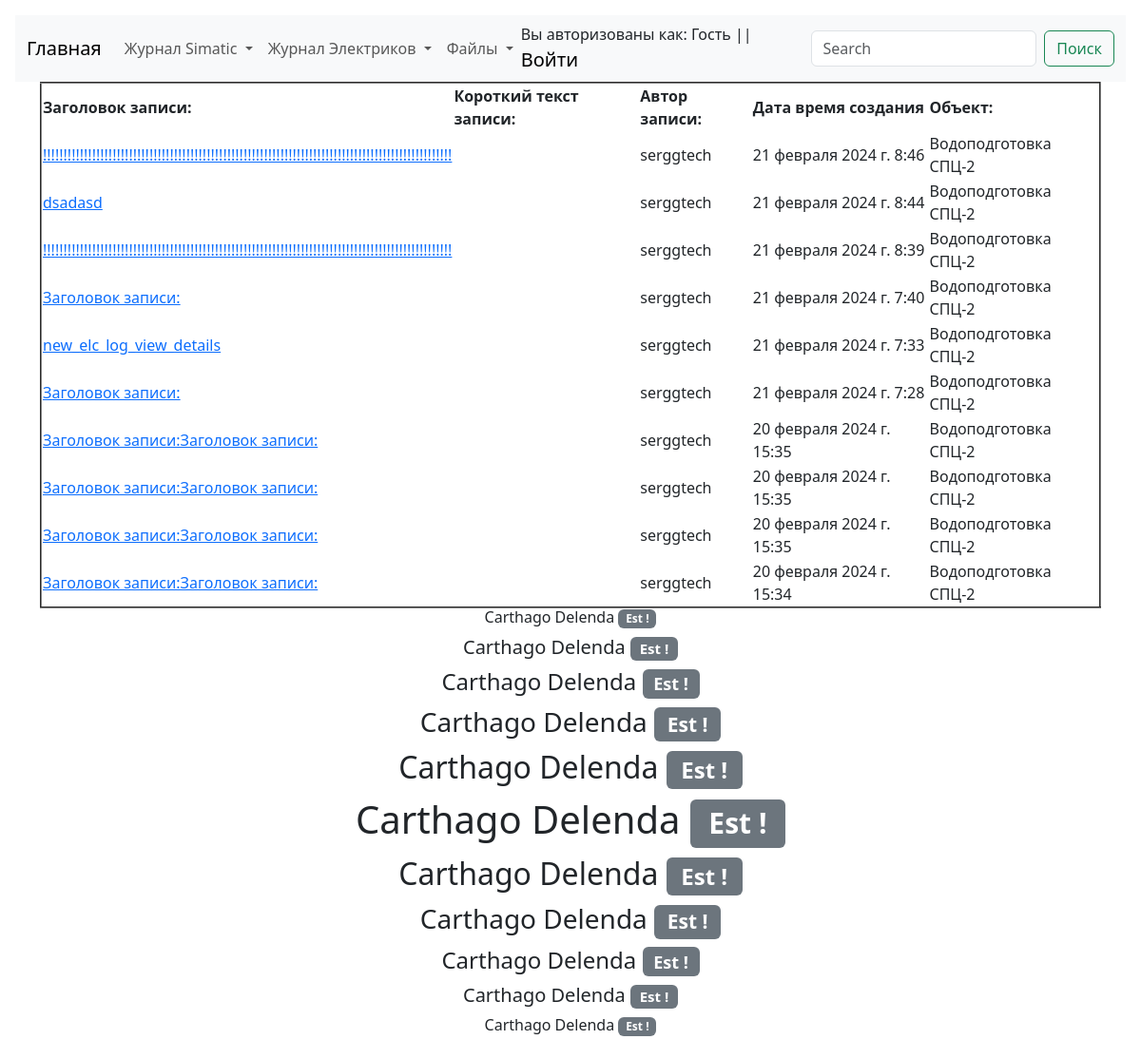
Before: /elc/elc_log_view with the older database file.
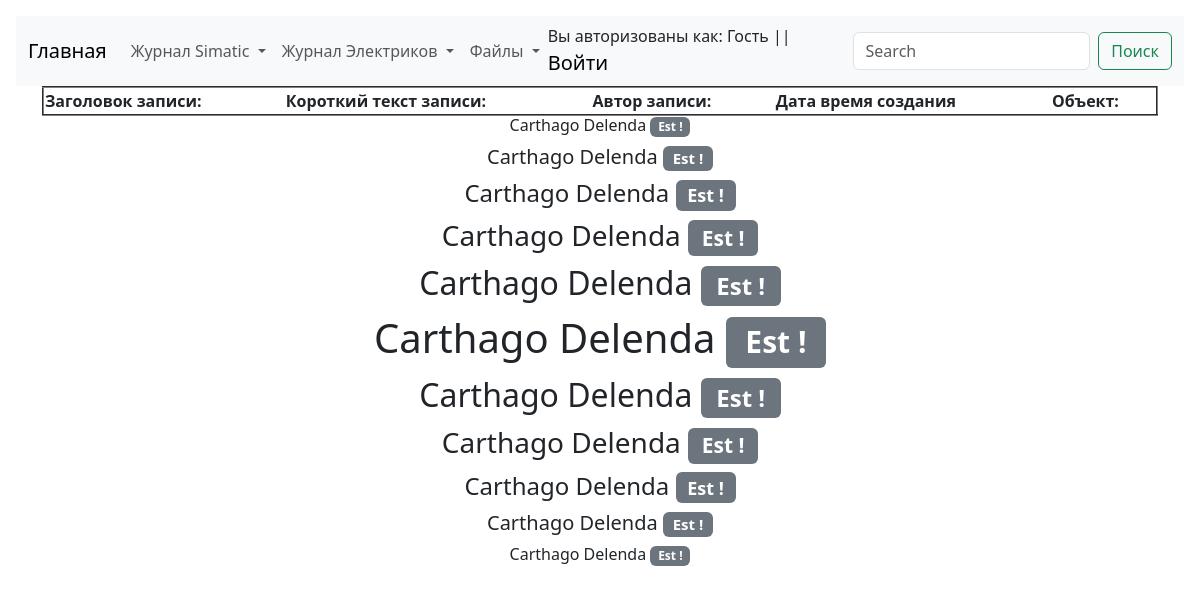
After: the same page with the newer database file.
### elc/models.py (models this page shows, shortened)
class ElcLog(models.Model):
    record_text_title = models.CharField(
        verbose_name="Заголовок записи", max_length=100
    )
    record_text_full = models.TextField(verbose_name="Текст записи", max_length=9999)
    record_author = models.CharField(verbose_name="Автор записи", max_length=100)
    record_data_create = models.DateTimeField(
        verbose_name="Дата создания записи", auto_now=True
    )
    record_object = models.ForeignKey(
        EncObject,
        related_name="elc_log_object",
        on_delete=models.CASCADE,
        blank=True,
        verbose_name="Объект",
    )
    record_electrical_room = models.ForeignKey(
        EncElectricalRoom,
        related_name="elc_log_electrical_room",
        on_delete=models.CASCADE,
        blank=True,
        verbose_name="Электропомещение",
    )
    record_mechanism = models.ForeignKey(
        EncMechanism,
        related_name="elc_log_mechanism",
        on_delete=models.CASCADE,
        blank=True,
        verbose_name="Механизм",
    )
    class Meta:
        verbose_name = "Запись Элекриков"
        verbose_name_plural = "Записи Элекриков"

### Enc_object/models.py (models this page shows, shortened)
class EncObject(models.Model):
    title = models.CharField(verbose_name="Объект", max_length=100)
    title_description = models.CharField(
        verbose_name="Описание объекта", max_length=100
    )
    slug = models.SlugField(max_length=50, unique=True)
    def __str__(self):
        return f"{self.title}"
    class Meta:
        verbose_name = "Объект"
        verbose_name_plural = "Объекты"

### elc/views.py (the view)
# urls.py: path("elc_log_view", elc_log_view, name="elc_log_view"),
def elc_log_view(request):
    all_electrical_log = ElcLog.objects.order_by("-id")[:10]
    return render(
        request,
        template_name="elc/log/log_view.html",
        context={
            "title": "Просмотр журнала",
            "all_electrical_log": all_electrical_log,
        },
    )

### elc/templates/elc/log/log_view.html
{% extends 'template_0.html' %}
{% block electrical_log_view %}
<table align="center" border="2px" width="100%">
    <tr>
        <th>Заголовок записи:</th>
        <th>Короткий текст записи:</th>
        <th>Автор записи:</th>
        <th>Дата время создания</th>
        <th>Объект:</th>
    </tr>
    {% for record in all_electrical_log %}
    <tr>
        <td>
            <a href="{% url 'new_elc_log_view_details' record.id %}" target="_blank">
                {{record.record_text_title }}</a>
        </td>
        <td>{{ record.record_text_description }}</td>
        <td>{{ record.record_author }}</td>
        <td>{{ record.record_data_create }}</td>
        <td>{{ record.record_object }}</td>
    </tr>
    {% endfor %}
</table>
{% endblock %}

Changed rows visible on the page:
removed ElcLog: record_text_title "!!!!!!!!!!!!!!!!!!!!!!!!!!!!!!!!!!!!!!!!!!!!!!!!!!!!!!!!!!!!!!!!!!!!!!!!!!!!!!!!!!!!!!!!!!!!!!!!!!!!", record_author "serggtech", record_data_create "21 февраля 2024 г. 8:46", record_object "Водоподготовка СПЦ-2"
removed ElcLog: record_text_title "dsadasd", record_author "serggtech", record_data_create "21 февраля 2024 г. 8:44", record_object "Водоподготовка СПЦ-2"
removed ElcLog: record_text_title "!!!!!!!!!!!!!!!!!!!!!!!!!!!!!!!!!!!!!!!!!!!!!!!!!!!!!!!!!!!!!!!!!!!!!!!!!!!!!!!!!!!!!!!!!!!!!!!!!!!!", record_author "serggtech", record_data_create "21 февраля 2024 г. 8:39", record_object "Водоподготовка СПЦ-2"
removed ElcLog: record_text_title "Заголовок записи:", record_author "serggtech", record_data_create "21 февраля 2024 г. 7:40", record_object "Водоподготовка СПЦ-2"
removed ElcLog: record_text_title "new_elc_log_view_details", record_author "serggtech", record_data_create "21 февраля 2024 г. 7:33", record_object "Водоподготовка СПЦ-2"
removed ElcLog: record_text_title "Заголовок записи:", record_author "serggtech", record_data_create "21 февраля 2024 г. 7:28", record_object "Водоподготовка СПЦ-2"
removed ElcLog: record_text_title "Заголовок записи:Заголовок записи:", record_author "serggtech", record_data_create "20 февраля 2024 г. 15:35", record_object "Водоподготовка СПЦ-2"
removed ElcLog: record_text_title "Заголовок записи:Заголовок записи:", record_author "serggtech", record_data_create "20 февраля 2024 г. 15:35", record_object "Водоподготовка СПЦ-2"
removed ElcLog: record_text_title "Заголовок записи:Заголовок записи:", record_author "serggtech", record_data_create "20 февраля 2024 г. 15:35", record_object "Водоподготовка СПЦ-2"
removed ElcLog: record_text_title "Заголовок записи:Заголовок записи:", record_author "serggtech", record_data_create "20 февраля 2024 г. 15:34", record_object "Водоподготовка СПЦ-2"
